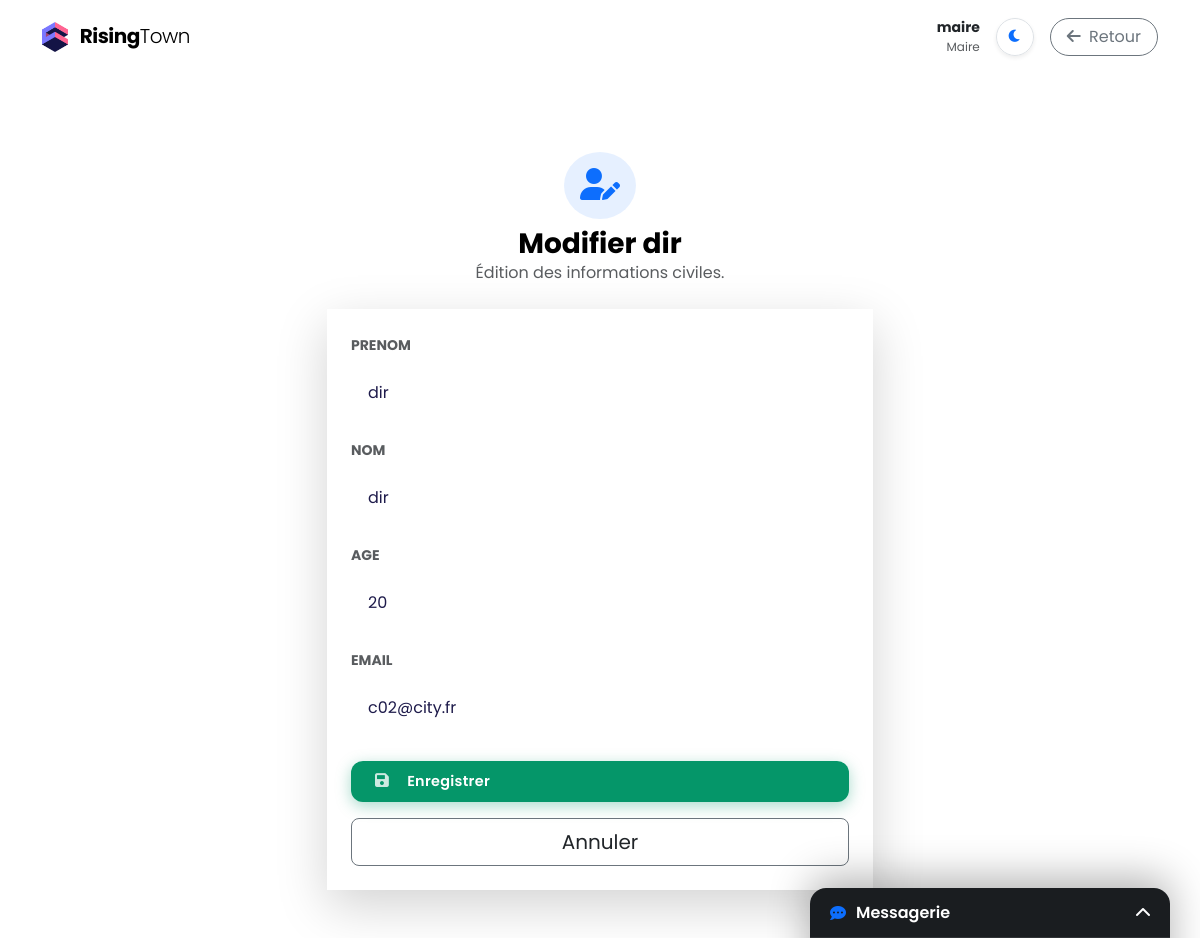
The page /gestion/citoyens/edit/2/ (signed in) on the database its author committed.
### myapp/models.py (models this page shows, shortened)
class User(AbstractUser):
    is_directeur = models.BooleanField(default=False, help_text="Est directeur d'un bâtiment spécifique")
    is_adjoint = models.BooleanField(default=False, help_text="Est adjoint au Maire (Droit de construction)")

class Citoyen(models.Model):
    compte = models.OneToOneField(User, on_delete=models.SET_NULL, null=True, blank=True, related_name="profil_citoyen")
    ville = models.ForeignKey(Ville, on_delete=models.CASCADE, related_name="habitants")
    nom = models.CharField(max_length=50)
    prenom = models.CharField(max_length=50)
    age = models.IntegerField(default=18)
    lieu_travail = models.ForeignKey(Batiment, on_delete=models.SET_NULL, null=True, blank=True, related_name="employes")
    sante = models.IntegerField(default=100)
    bonheur = models.IntegerField(default=100)
    epargne = models.IntegerField(default=0) # Argent à la banque
    argent = models.IntegerField(default=0)  # Porte-monnaie
    lieu_vie = models.ForeignKey(
        Batiment,
        on_delete=models.SET_NULL,
        null=True,
        blank=True,
        related_name="locataires"
    )
    vehicule = models.BooleanField(default=False)
    nom_voiture = models.CharField(max_length=100, blank=True, null=True, default="Aucune")
    est_en_prison = models.BooleanField(default=False)
    date_liberation = models.DateTimeField(null=True, blank=True)
    prochain_loyer = models.DateTimeField(null=True, blank=True)

### myapp/views.py (the view)
# urls.py: path('gestion/citoyens/edit/<int:id_citoyen>/', views.modifier_citoyen_admin, name='modifier_citoyen_admin'),
@login_required
def modifier_citoyen_admin(request, id_citoyen):
    if not request.user.is_superuser:
        return redirect('dashboard')
    citoyen = get_object_or_404(Citoyen, id=id_citoyen)
    if request.method == 'POST':
        form = UpdateCitoyenForm(request.POST, instance=citoyen)
        if form.is_valid():
            form.save()
            if citoyen.compte:
                citoyen.compte.email = form.cleaned_data['email']
                citoyen.compte.save()
            messages.success(request, "Informations mises à jour.")
            return redirect('gestion_citoyens')
    else:
        initial_data = {}
        if citoyen.compte:
            initial_data['email'] = citoyen.compte.email
        form = UpdateCitoyenForm(instance=citoyen, initial=initial_data)
    return render(request, 'form_citoyen_admin.html', {'form': form, 'titre': f'Modifier {citoyen.prenom}'})

### myapp/forms.py
class UpdateCitoyenForm(forms.ModelForm):
    email = forms.EmailField(required=True, widget=forms.EmailInput(attrs={'class': 'form-control'}))
    class Meta:
        model = Citoyen
        fields = ['prenom', 'nom', 'age']
        widgets = {
            'prenom': forms.TextInput(attrs={'class': 'form-control'}),
            'nom': forms.TextInput(attrs={'class': 'form-control'}),
            'age': forms.NumberInput(attrs={'class': 'form-control'}),
        }

### myapp/templates/form_citoyen_admin.html (shortened to what this page needs)
{% extends 'base.html' %}
{% load static %}
{% block navbar %}
    <nav class="navbar fixed-top navbar-expand-lg">
        <div class="container">
            <a class="navbar-brand" href="{% url 'dashboard' %}">
                {% include 'fragments/logo.html' %} Rising<span class="fw-light">Town</span>
            </a>
            <div class="d-flex align-items-center gap-3">
                <div class="d-none d-md-block text-end">
                    <div class="small fw-bold text-dark">{{ user.username }}</div>
                    <div class="small text-muted" style="font-size: 0.75rem;">Maire</div>
                </div>
                {% include 'fragments/theme_btn.html' %}
                <a href="{% url 'gestion_citoyens' %}" class="btn btn-outline-secondary rounded-pill px-3">
                    <i class="fas fa-arrow-left me-1"></i> Retour
                </a>
            </div>
        </div>
    </nav>
{% endblock %}
{% block content %}
<div class="container pt-4 pb-5 mt-5">
    <div class="row justify-content-center">
        <div class="col-md-8 col-lg-6">
            <div class="text-center mb-4">
                <div class="bg-primary bg-opacity-10 p-3 rounded-circle d-inline-block text-primary mb-2">
                    <i class="fas fa-user-edit fs-2"></i>
                </div>
                <h1 class="fw-bold h3 mb-0">{{ titre }}</h1>
                <p class="text-muted">Édition des informations civiles.</p>
            </div>
            <div class="card shadow-lg border-0">
                <div class="card-body p-4">
                    <form method="post">
                        {% for field in form %}
                            <div class="mb-3">
                                <label class="form-label fw-bold small text-uppercase text-muted">{{ field.label }}</label>
                                {{ field }}
                            </div>
                        {% endfor %}
                        <div class="d-grid gap-3 mt-4">
                            <button type="submit" class="btn-soft btn-pay btn-lg">
                                <i class="fas fa-save me-2"></i> Enregistrer
                            </button>
                            <a href="{% url 'gestion_citoyens' %}" class="btn btn-outline-secondary btn-lg text-dark">
                                Annuler
                            </a>
                        </div>
                    </form>
                </div>
            </div>
        </div>
    </div>
</div>
{% endblock %}

### myapp/static/css/style.css (style rules this page uses)
:root { --hero-color-1: #bae6fd; --hero-color-2: #e0e7ff; --hero-color-3: #ddd6fe; --hero-color-4: #fbcfe8; --hero-text-title: #1e1b4b; --hero-text-subtitle: #475569; --btn-glass-bg: rgba(255, 255, 255, 0.4); --btn-glass-border: rgba(255, 255, 255, 0.8); --btn-glass-text: #1e1b4b; --input-bg: rgba(255, 255, 255, 0.4); --input-border: rgba(255, 255, 255, 0.8); --input-text: #1e1b4b; --input-placeholder: #475569; }
body { font-family: 'Poppins', sans-serif; background-color: var(--bg-app); color: var(--text-primary); -webkit-font-smoothing: antialiased; }
.navbar { background-color: rgba(255, 255, 255, 0.95) !important; backdrop-filter: blur(10px); box-shadow: var(--shadow-sm); border-bottom: 1px solid var(--border-color); padding: 1rem 0; z-index: 7000 !important; position: fixed; width: 100%; top: 0; }
.navbar-brand { color: var(--text-primary) !important; font-weight: 700; font-size: 1.25rem; letter-spacing: -0.5px; }
.card { background: var(--bg-surface); border: none; border-radius: var(--radius-lg); box-shadow: var(--shadow-md); transition: transform 0.2s ease, box-shadow 0.2s ease; overflow: hidden; }
.card-body { padding: 1.5rem; }
.btn-soft { border: none; padding: 10px 24px; border-radius: 12px; font-weight: 600; font-size: 0.9rem; display: inline-flex; align-items: center; gap: 10px; color: white !important; transition: all 0.2s cubic-bezier(0.25, 0.8, 0.25, 1); letter-spacing: 0.3px; }
.btn-pay { background-color: #059669; box-shadow: 0 4px 15px rgba(5, 150, 105, 0.35); }
.btn-soft i { opacity: 0.8; font-size: 1.1em; }
body { background-color: var(--bg-app) !important; color: var(--text-primary) !important; transition: background-color 0.3s ease, color 0.3s ease; }
.card, .navbar, .modal-content, .bg-white, .list-group-item { background-color: var(--bg-surface) !important; color: var(--text-primary) !important; border-color: var(--border-color) !important; }
.glass-input { background: var(--input-bg) !important; border: 1px solid var(--input-border) !important; color: var(--input-text) !important; border-radius: 12px !important; padding: 1rem 1rem !important; transition: all 0.3s ease; }
body { animation: pageFadeIn 0.6s cubic-bezier(0.2, 0.8, 0.2, 1); }
:root { --gradient-day: linear-gradient(-45deg, #bae6fd, #e0e7ff, #ddd6fe, #fbcfe8); --gradient-night: linear-gradient(-45deg, #0f172a, #1e1b4b, #312e81, #4c1d95); }
.glass-input::placeholder { color: transparent !important; opacity: 0 !important; }
.form-control::placeholder { color: var(--text-muted); opacity: 0.8; }

### rows shown on the page
User: username "maire"
Citoyen: form "dir" "dir" "20"
User: form "c02@city.fr"

### other values the page prints
{{ titre }} "Modifier dir"
{{ field.label }} "PRENOM" "NOM" "AGE" "EMAIL"
